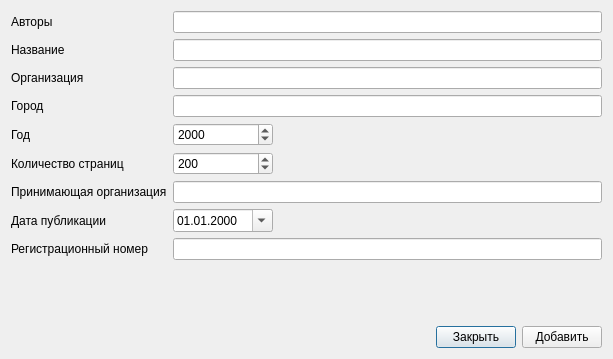
<?xml version="1.0" encoding="UTF-8"?>
<ui version="4.0">
 <class>RefDeposManuscriptDialog</class>
 <widget class="QDialog" name="RefDeposManuscriptDialog">
  <property name="geometry">
   <rect>
    <x>0</x>
    <y>0</y>
    <width>613</width>
    <height>359</height>
   </rect>
  </property>
  <property name="windowTitle">
   <string>biblref - Депонированная рукопись</string>
  </property>
  <layout class="QVBoxLayout" name="verticalLayout">
   <item>
    <layout class="QGridLayout" name="gridLayout">
     <item row="0" column="0">
      <widget class="QLabel" name="label_3">
       <property name="text">
        <string>Авторы</string>
       </property>
      </widget>
     </item>
     <item row="0" column="1">
      <widget class="QLineEdit" name="lineEdit_authors">
       <property name="minimumSize">
        <size>
         <width>400</width>
         <height>0</height>
        </size>
       </property>
       <property name="toolTip">
        <string>Разделитель имен - точка с запятой, разделитель инициалов - пробел.
Пример: А. А. Артемов; П. П. Петров</string>
       </property>
      </widget>
     </item>
     <item row="1" column="0">
      <widget class="QLabel" name="label">
       <property name="text">
        <string>Название</string>
       </property>
      </widget>
     </item>
     <item row="1" column="1">
      <widget class="QLineEdit" name="lineEdit_title">
       <property name="minimumSize">
        <size>
         <width>400</width>
         <height>0</height>
        </size>
       </property>
      </widget>
     </item>
     <item row="2" column="0">
      <widget class="QLabel" name="label_2">
       <property name="text">
        <string>Организация</string>
       </property>
      </widget>
     </item>
     <item row="2" column="1">
      <widget class="QLineEdit" name="lineEdit_organization_1">
       <property name="minimumSize">
        <size>
         <width>400</width>
         <height>0</height>
        </size>
       </property>
      </widget>
     </item>
     <item row="3" column="0">
      <widget class="QLabel" name="label_5">
       <property name="text">
        <string>Город</string>
       </property>
      </widget>
     </item>
     <item row="3" column="1">
      <widget class="QLineEdit" name="lineEdit_city">
       <property name="minimumSize">
        <size>
         <width>400</width>
         <height>0</height>
        </size>
       </property>
      </widget>
     </item>
     <item row="4" column="0">
      <widget class="QLabel" name="label_6">
       <property name="text">
        <string>Год</string>
       </property>
      </widget>
     </item>
     <item row="4" column="1">
      <layout class="QHBoxLayout" name="horizontalLayout_3">
       <item>
        <widget class="QSpinBox" name="spinBox_year">
         <property name="minimumSize">
          <size>
           <width>100</width>
           <height>0</height>
          </size>
         </property>
         <property name="maximumSize">
          <size>
           <width>100</width>
           <height>16777215</height>
          </size>
         </property>
         <property name="maximum">
          <number>3000</number>
         </property>
         <property name="value">
          <number>2000</number>
         </property>
        </widget>
       </item>
       <item>
        <spacer name="horizontalSpacer_3">
         <property name="orientation">
          <enum>Qt::Horizontal</enum>
         </property>
         <property name="sizeHint" stdset="0">
          <size>
           <width>40</width>
           <height>20</height>
          </size>
         </property>
        </spacer>
       </item>
      </layout>
     </item>
     <item row="5" column="0">
      <widget class="QLabel" name="label_7">
       <property name="text">
        <string>Количество страниц</string>
       </property>
      </widget>
     </item>
     <item row="5" column="1">
      <layout class="QHBoxLayout" name="horizontalLayout_5">
       <item>
        <widget class="QSpinBox" name="spinBox_pages">
         <property name="minimumSize">
          <size>
           <width>100</width>
           <height>0</height>
          </size>
         </property>
         <property name="maximumSize">
          <size>
           <width>100</width>
           <height>16777215</height>
          </size>
         </property>
         <property name="minimum">
          <number>1</number>
         </property>
         <property name="maximum">
          <number>1000000</number>
         </property>
         <property name="value">
          <number>200</number>
         </property>
        </widget>
       </item>
       <item>
        <spacer name="horizontalSpacer_5">
         <property name="orientation">
          <enum>Qt::Horizontal</enum>
         </property>
         <property name="sizeHint" stdset="0">
          <size>
           <width>40</width>
           <height>20</height>
          </size>
         </property>
        </spacer>
       </item>
      </layout>
     </item>
     <item row="6" column="0">
      <widget class="QLabel" name="label_4">
       <property name="text">
        <string>Принимающая организация</string>
       </property>
      </widget>
     </item>
     <item row="6" column="1">
      <widget class="QLineEdit" name="lineEdit_organization_2">
       <property name="minimumSize">
        <size>
         <width>400</width>
         <height>0</height>
        </size>
       </property>
      </widget>
     </item>
     <item row="7" column="0">
      <widget class="QLabel" name="label_9">
       <property name="text">
        <string>Дата публикации</string>
       </property>
      </widget>
     </item>
     <item row="7" column="1">
      <layout class="QHBoxLayout" name="horizontalLayout_6">
       <item>
        <widget class="QDateEdit" name="dateEdit">
         <property name="minimumSize">
          <size>
           <width>100</width>
           <height>0</height>
          </size>
         </property>
         <property name="maximumSize">
          <size>
           <width>100</width>
           <height>16777215</height>
          </size>
         </property>
         <property name="displayFormat">
          <string>dd.MM.yyyy</string>
         </property>
         <property name="calendarPopup">
          <bool>true</bool>
         </property>
        </widget>
       </item>
       <item>
        <spacer name="horizontalSpacer_6">
         <property name="orientation">
          <enum>Qt::Horizontal</enum>
         </property>
         <property name="sizeHint" stdset="0">
          <size>
           <width>40</width>
           <height>20</height>
          </size>
         </property>
        </spacer>
       </item>
      </layout>
     </item>
     <item row="8" column="0">
      <widget class="QLabel" name="label_8">
       <property name="text">
        <string>Регистрационный номер</string>
       </property>
      </widget>
     </item>
     <item row="8" column="1">
      <widget class="QLineEdit" name="lineEdit_regnumber">
       <property name="minimumSize">
        <size>
         <width>400</width>
         <height>0</height>
        </size>
       </property>
      </widget>
     </item>
    </layout>
   </item>
   <item>
    <spacer name="verticalSpacer">
     <property name="orientation">
      <enum>Qt::Vertical</enum>
     </property>
     <property name="sizeHint" stdset="0">
      <size>
       <width>20</width>
       <height>40</height>
      </size>
     </property>
    </spacer>
   </item>
   <item>
    <layout class="QHBoxLayout" name="horizontalLayout">
     <item>
      <spacer name="horizontalSpacer">
       <property name="orientation">
        <enum>Qt::Horizontal</enum>
       </property>
       <property name="sizeHint" stdset="0">
        <size>
         <width>40</width>
         <height>20</height>
        </size>
       </property>
      </spacer>
     </item>
     <item>
      <widget class="QPushButton" name="pushButton_close">
       <property name="text">
        <string>Закрыть</string>
       </property>
      </widget>
     </item>
     <item>
      <widget class="QPushButton" name="pushButton_add">
       <property name="text">
        <string>Добавить</string>
       </property>
      </widget>
     </item>
    </layout>
   </item>
  </layout>
 </widget>
 <tabstops>
  <tabstop>lineEdit_authors</tabstop>
  <tabstop>lineEdit_title</tabstop>
  <tabstop>lineEdit_organization_1</tabstop>
  <tabstop>lineEdit_city</tabstop>
  <tabstop>spinBox_year</tabstop>
  <tabstop>spinBox_pages</tabstop>
  <tabstop>lineEdit_organization_2</tabstop>
  <tabstop>dateEdit</tabstop>
  <tabstop>lineEdit_regnumber</tabstop>
  <tabstop>pushButton_add</tabstop>
  <tabstop>pushButton_close</tabstop>
 </tabstops>
 <resources/>
 <connections>
  <connection>
   <sender>pushButton_close</sender>
   <signal>clicked()</signal>
   <receiver>RefDeposManuscriptDialog</receiver>
   <slot>hide()</slot>
   <hints>
    <hint type="sourcelabel">
     <x>606</x>
     <y>494</y>
    </hint>
    <hint type="destinationlabel">
     <x>410</x>
     <y>274</y>
    </hint>
   </hints>
  </connection>
 </connections>
</ui>
